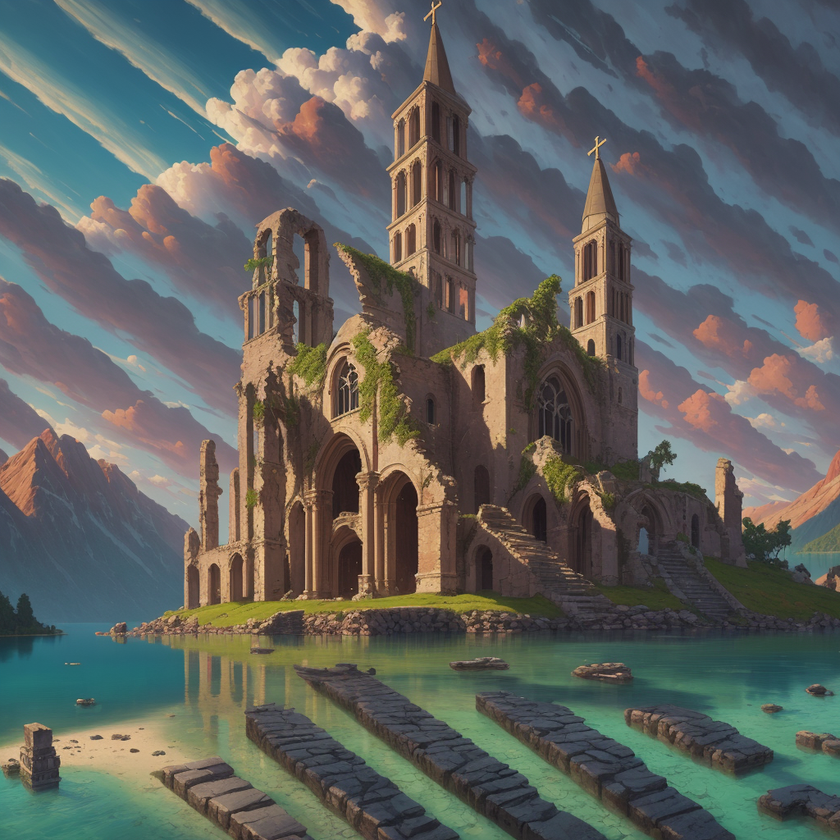
#> input picture fm_lab6/src/2.png, 840 x 840 px, shrunk from 1024 x 1024 before the run
$ python -i img_utils.py   (imports and definitions only)
#> lines starting #> are read from the running program, lines starting #| are printed output that depends on the picture
from PIL import Image

import numpy as np
import scipy.signal as sps


def read_img(path: str):
    return Image.open(path)


def save_img(img: Image, path: str):
    img.save(path)


def convert_arr_to_img(arr):
    return Image.fromarray(arr)


def img2gray(img: Image):
    return img.convert('L')


# [5 lines left out: function normalize, not called in this run]


def denormalize(nz, min_, max_):
    return nz * (max_ - min_) + min_


def rgb_channels(img: Image):
    img_arr = np.array(img)
    r = img_arr[:, :, 0]
    g = img_arr[:, :, 1]
    b = img_arr[:, :, 2]
    return r, g, b


# [5 lines left out: function rgb_angles, not called in this run]


def raw_fft2(img: Image):
    r, g, b = rgb_channels(img)

    new_r = np.fft.fftshift(np.fft.fft2(r))
    new_g = np.fft.fftshift(np.fft.fft2(g))
    new_b = np.fft.fftshift(np.fft.fft2(b))

    return np.stack((new_r, new_g, new_b), axis=2)


def raw_ifft2(arr):
    r, g, b = rgb_channels(arr)

    new_r = np.fft.ifft2(np.fft.ifftshift(r))
    new_g = np.fft.ifft2(np.fft.ifftshift(g))
    new_b = np.fft.ifft2(np.fft.ifftshift(b))

    return np.stack((np.clip(new_r.real, 0, 255), np.clip(
        new_g.real, 0, 255), np.clip(new_b.real, 0, 255)),
                    axis=2).astype(np.uint8)


# [62 lines left out: functions fft2_channel, ifft2_channel, fft2, ifft2, convolve2d, not called in this run]


def block_kernel(n: int):
    return np.ones((n, n)) / (n**2)


# [11 lines left out: function gaussian_kernel, not called in this run]


def block_blur_conv2(img: Image, n: int, mode='same'):
    a = block_kernel(n)
    return convolve2d(img, a, mode)


def gaussian_blur_conv2(img: Image, n: int, mode='same'):
    a = gaussian_kernel(n)
    return convolve2d(img, a, mode)


def apply_kernel(arr3, ker):
    r, g, b = rgb_channels(arr3)

    new_r = r * ker
    new_g = g * ker
    new_b = b * ker

    return np.stack((new_r, new_g, new_b), axis=2)


# [9 lines left out: function fft2_blur, not called in this run]


def block_blur_fft2(img: Image, n: int):
    return fft2_blur(img, block_kernel, n)


def gaussian_blur_fft2(img: Image, n: int):
    return fft2_blur(img, gaussian_kernel, n)


# [12 lines left out: function sharpen_conv2, not called in this run]


def sharpen_fft2(img: Image, n: int = 1, K=None):
    if n <= 0:
        return img

    if K is None:
        K = [[0, -1, 0], [-1, 5, -1], [0, -1, 0]]

    w, h = img.size
    fft2_img = raw_fft2(img)
    fft2_ker = np.fft.fftshift(np.fft.fft2(K, s=(h, w)))
    img_ker = apply_kernel(fft2_img, fft2_ker)
    for i in range(n - 1):
        img_ker = apply_kernel(img_ker, fft2_ker)

    return raw_ifft2(img_ker)


# [26 lines left out: functions edgen_conv2, edgen_fft2, not called in this run]


def fft2_2img(img: Image):
    res, ang, nz_min_max = fft2(img)
    return convert_arr_to_img(res), ang, nz_min_max


def ifft2_2img(img: Image, angles, nz_min_max):
    return convert_arr_to_img(ifft2(img, angles, nz_min_max))


def block_blur_conv2_2img(img: Image, n: int, mode='same'):
    return convert_arr_to_img(block_blur_conv2(img, n, mode))


def gaussian_blur_conv2_2img(img: Image, n: int, mode='same'):
    return convert_arr_to_img(gaussian_blur_conv2(img, n, mode))


def block_blur_fft2_2img(img: Image, n: int):
    return convert_arr_to_img(block_blur_fft2(img, n))


def gaussian_blur_fft2_2img(img: Image, n: int):
    return convert_arr_to_img(gaussian_blur_fft2(img, n))


def sharpen_conv2_2img(img: Image, n: int = 1, K=None):
    return convert_arr_to_img(sharpen_conv2(img, n, K))


def sharpen_fft2_2img(img: Image, n: int = 1, K=None):
    return convert_arr_to_img(sharpen_fft2(img, n, K))


def edgen_conv2_2img(img: Image, K = None):
    return convert_arr_to_img(edgen_conv2(img, K))


def edgen_fft2_2img(img: Image, K = None):
    return convert_arr_to_img(edgen_fft2(img, K))

>>> from PIL import Image
>>> picture = Image.open('src/2.png')
#> picture is the input picture: PIL image 840x840 RGB; mean R, G, B 96.5, 100, 96.5
>>> result = sharpen_fft2(picture)
#> in rgb_channels, `r = img_arr[:, :, 0]`:
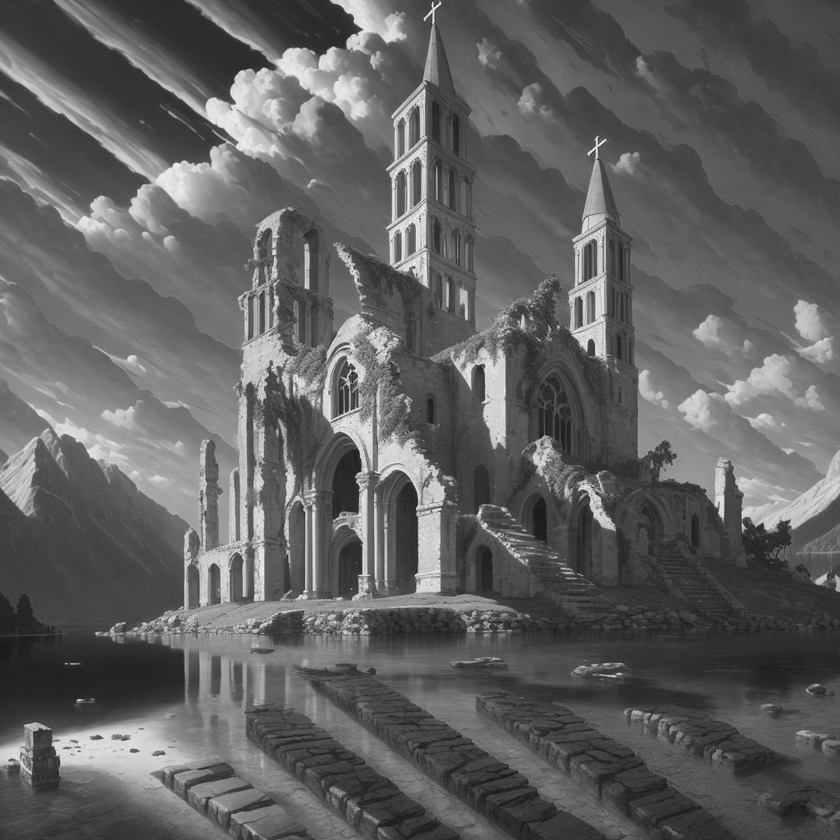
#> r: shape (840, 840); min 22, max 251, mean 96.5
#> in rgb_channels, `g = img_arr[:, :, 1]`:
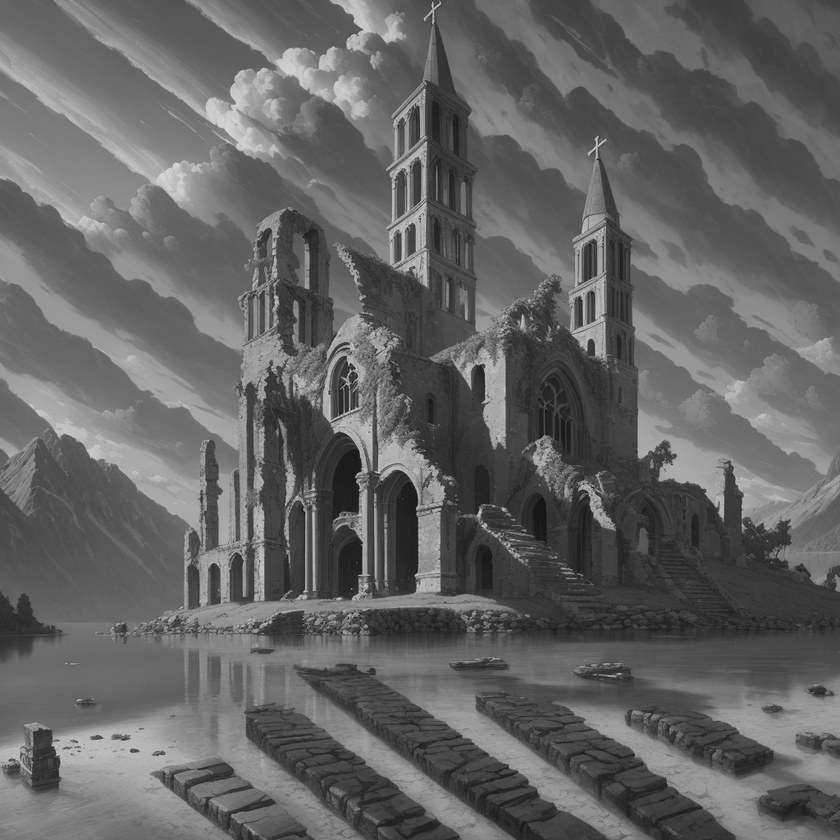
#> g: shape (840, 840); min 8, max 219, mean 100
#> in rgb_channels, `b = img_arr[:, :, 2]`:
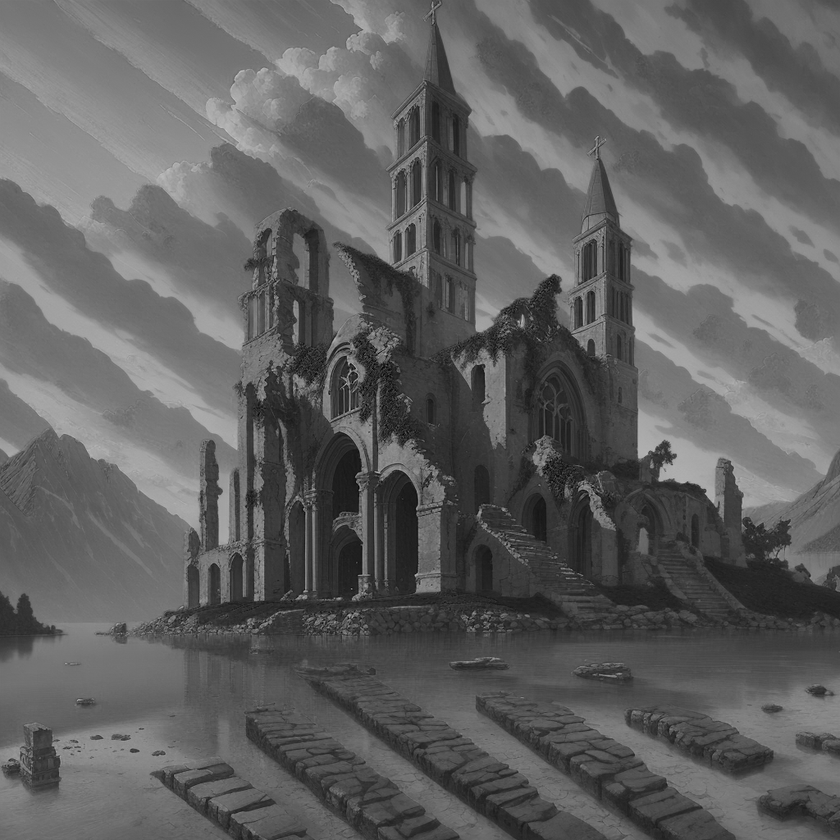
#> b: shape (840, 840); min 0, max 197, mean 96.5
#> in raw_ifft2, `return np.stack((np.clip(new_r.real, 0, 255), np.clip( new_g.real, 0, ..`:
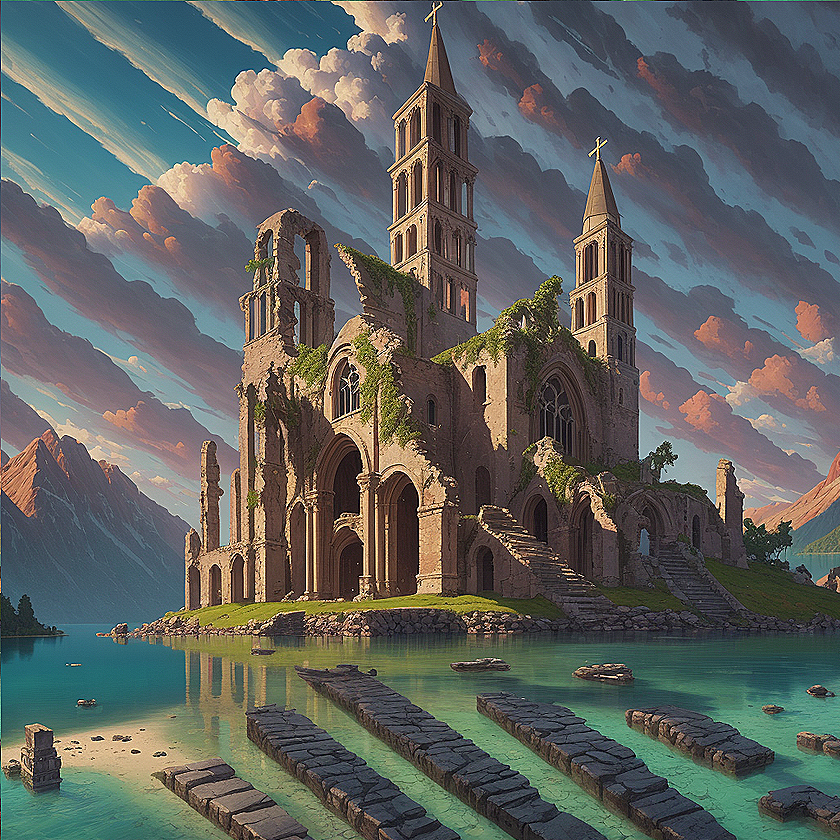
#> returned value: shape (840, 840, 3); mean of channels 0, 1, 2 95.9, 99.8, 96.6; drawn as R, G, B

$ run again, on fm_lab6/src/4.png
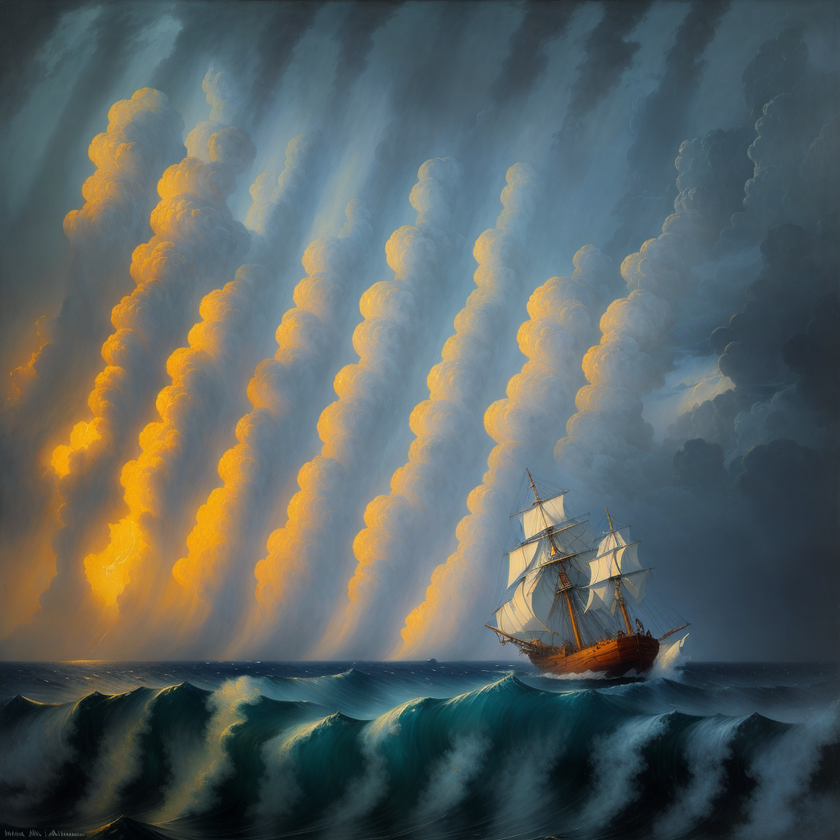
#> input picture fm_lab6/src/4.png, 840 x 840 px, shrunk from 1024 x 1024 before the run
#> picture is the input picture: PIL image 840x840 RGB; mean R, G, B 89.8, 98.8, 97.4
#> in rgb_channels, `b = img_arr[:, :, 2]`:
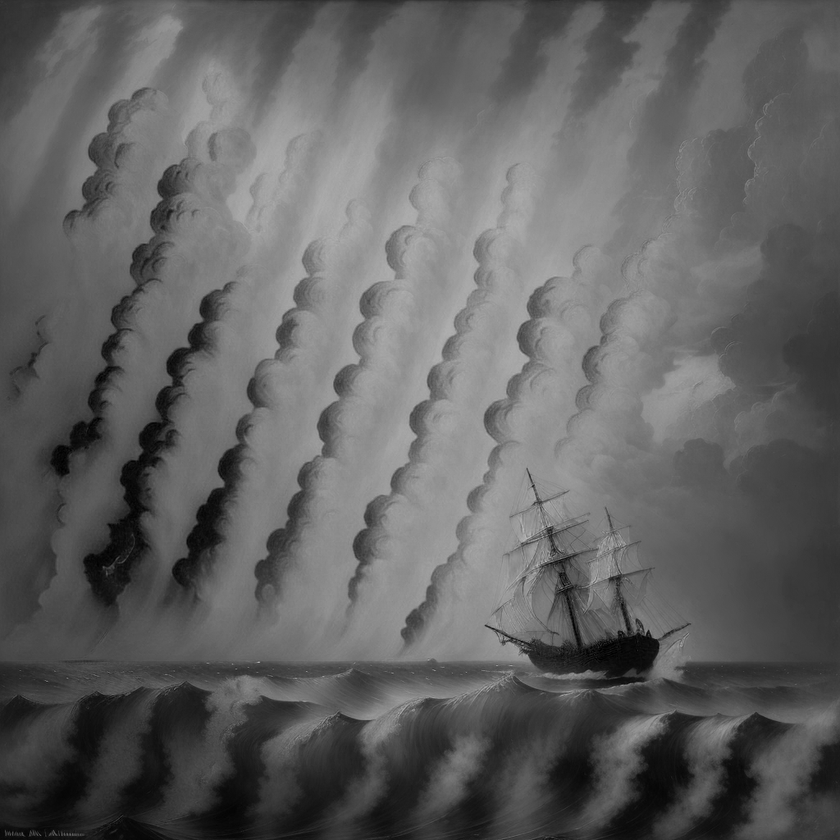
#> b: shape (840, 840); min 0, max 187, mean 97.4
#> in raw_ifft2, `return np.stack((np.clip(new_r.real, 0, 255), np.clip( new_g.real, 0, ..`:
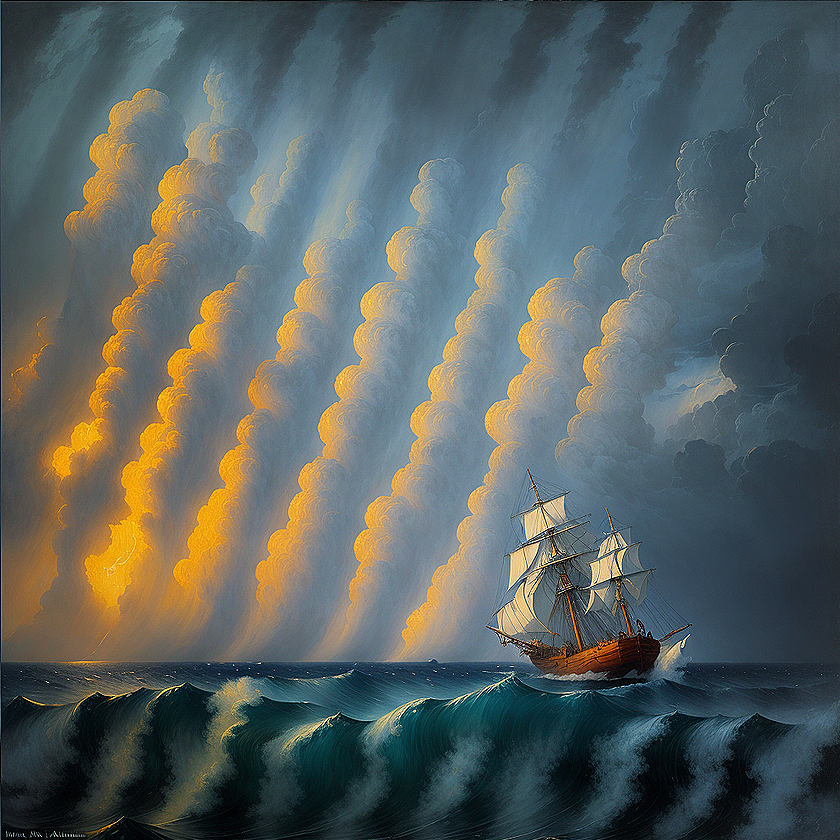
#> returned value: shape (840, 840, 3); mean of channels 0, 1, 2 89.4, 98.5, 97.2; drawn as R, G, B
